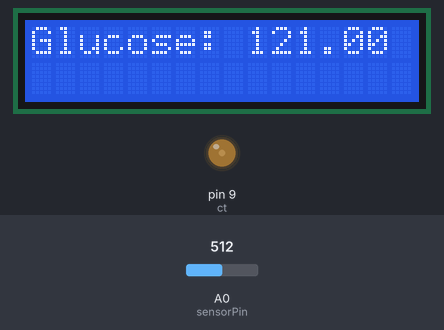
Recording of a sketch running on a simulated Arduino Uno, built with avr-gcc and run on an emulated ATmega328P. Shown: 16×2 character LCD, output pins drawn as LEDs (lit = HIGH). Inputs (shaded band) come from the test bench; at power-on: A0 (sensorPin) = 512. What the sketch prints to the serial monitor is not drawn.

Above: at 1.2 s.
1.3 s: A0 (sensorPin) set to 716
At 2.5 s:
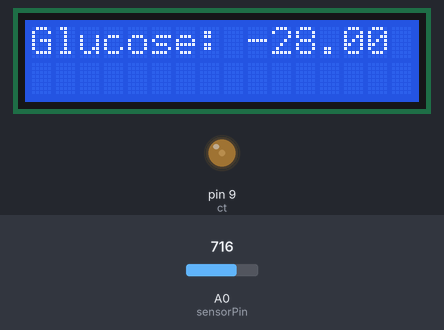
2.8 s: A0 (sensorPin) set to 796
At 3.5 s:
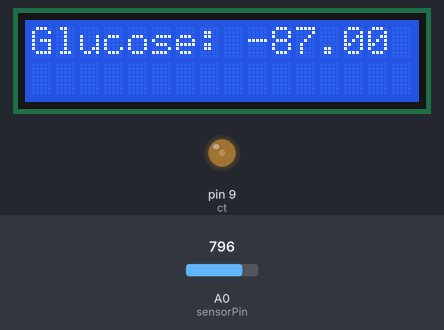
4.3 s: A0 (sensorPin) set to 820
At 5.5 s:
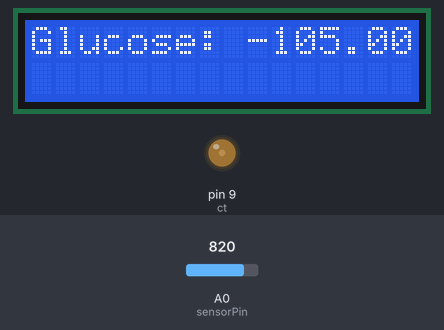
7.3 s: A0 (sensorPin) set to 511
At 7.8 s:
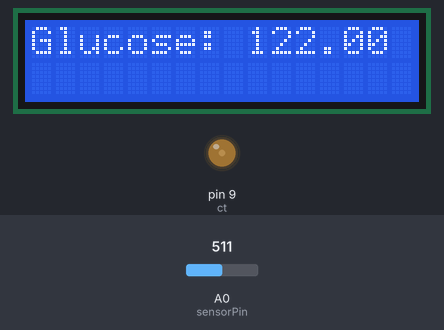
8.8 s: A0 (sensorPin) set to 900
At 10.2 s:
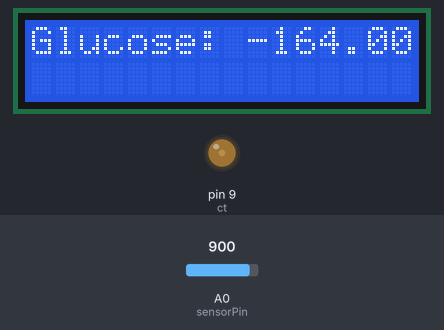
Timing chart, 0 to 11.8 s (numbered marks = the images above; inputs shaded):
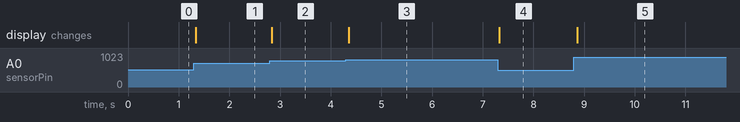

Measured:
- after the input at 1.3 s, the display: changes at once (image 1)
- after the input at 2.8 s, the display: changes at once (image 2)
- after the input at 4.3 s, the display: changes after 0.06 s (image 3)
- after the input at 7.3 s, the display: changes at once (image 4)
- after the input at 8.8 s, the display: changes after 0.06 s (image 5)

The sketch:

glucose_monitor.ino
```cpp
#include <LiquidCrystal.h>
#include <Wire.h>

const int rs = 12, en = 11, d4 = 5, d5 = 4, d6 = 3, d7 = 2, ct = 9;
LiquidCrystal mylcd(rs, en, d4, d5, d6, d7);
const int sensorPin = A0;  // Analog input pin for the MH series sensor

void setup() {
  analogWrite(ct, 50);
  mylcd.begin(16, 2);
  mylcd.print("hello world");
  Serial.begin(9600);  // Initialize Serial Monitor for debugging
}

void loop() {
  int sensorValue = analogRead(sensorPin);  // Read the sensor value
  //float glucoseLevel = -23.302 * sensorValue + 15779.363;  // Calculate glucose level using the equation
float eqnValue = -23.302 * sensorValue + 15779.363;
float glucoseLevel = map(eqnValue, 0, 15779, 0, 500);
  // Display the output on the Serial Monitor console
  Serial.print("Glucose: ");
  Serial.print(glucoseLevel);
  Serial.println(" mg/dL");

  // Display the output on the LCD
  mylcd.clear();
  mylcd.setCursor(0, 0);
  mylcd.print("Glucose: ");
  mylcd.print(glucoseLevel);
  mylcd.print(" mg/dL");

  delay(10);  // Optional delay between readings
}
```
